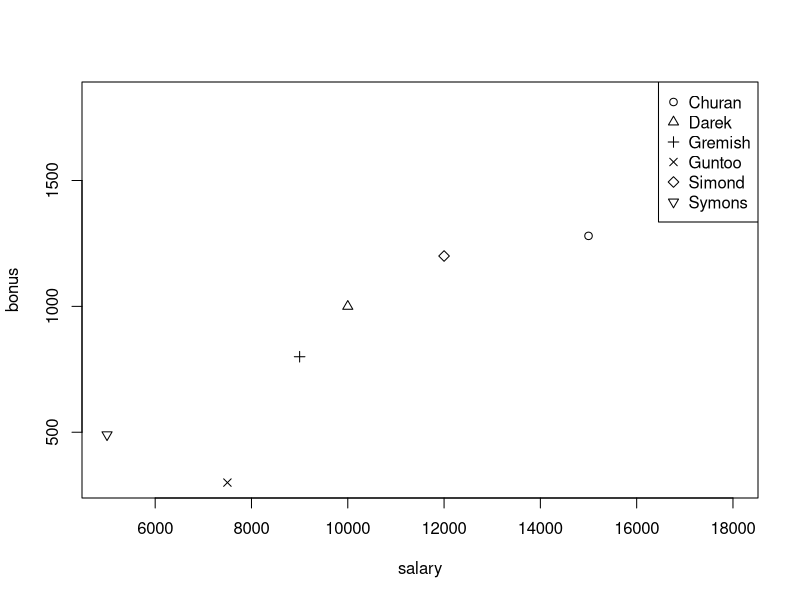

Reproduce this figure in R.
#################
#	Chapter- 5	#
#	Factors		#
#################


# Factors to track categorized values/help you divide your data into groups

# - how to create factors
# - how to use them to make plots more readable.

# 1 - Creating Factors
#suppose persons in one company
personNames <- c('Gremish','Symons','Simond','Guntoo','Simond','Darek','Churan')
company <- factor(personNames)
print(company)
# Printed at the bottom, you'll see the factor's "levels" - i.e. groups of unique values.
as.integer(company)
levels(company) # only levels

# 2 - Plots With Factors
# using a factor to separate plots into categories
salary <- c(9000, 5000, 12000, 7500, 18000, 10000, 15000);
bonus <- c(800,490,1200,300,1830,1000,1280);
plot(salary, bonus, pch=as.integer(company))

# legend function takes a location to draw in, a vector with label names, and a vector with numeric plot character IDs.
legend("topright", c("gems", "gold", "silver"), pch=1:3)
legend("topright", c("Symons", "Gremish", "Simond"), pch=1:3)

legend("topright", levels(company), pch=1:length(levels(company)))
